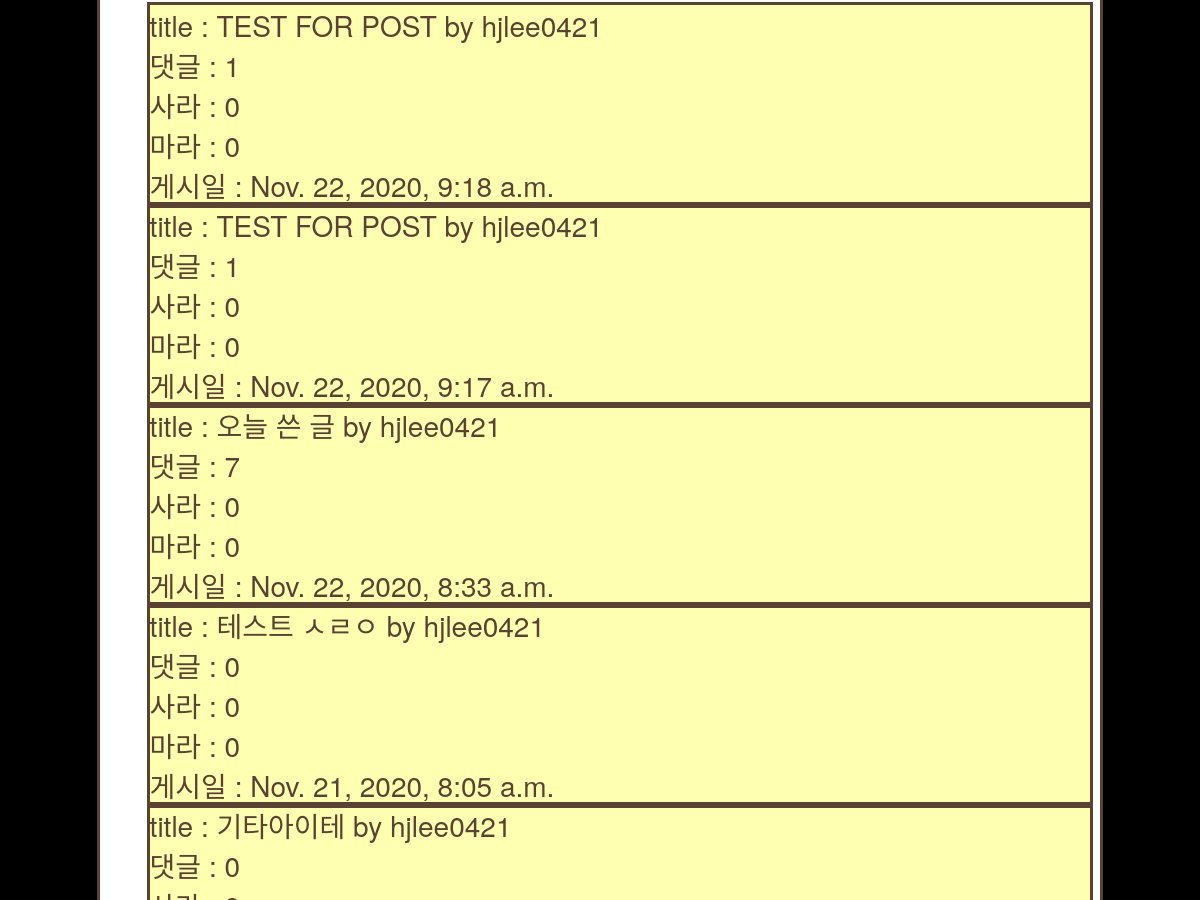
Before: / (middle part) with the older database file.
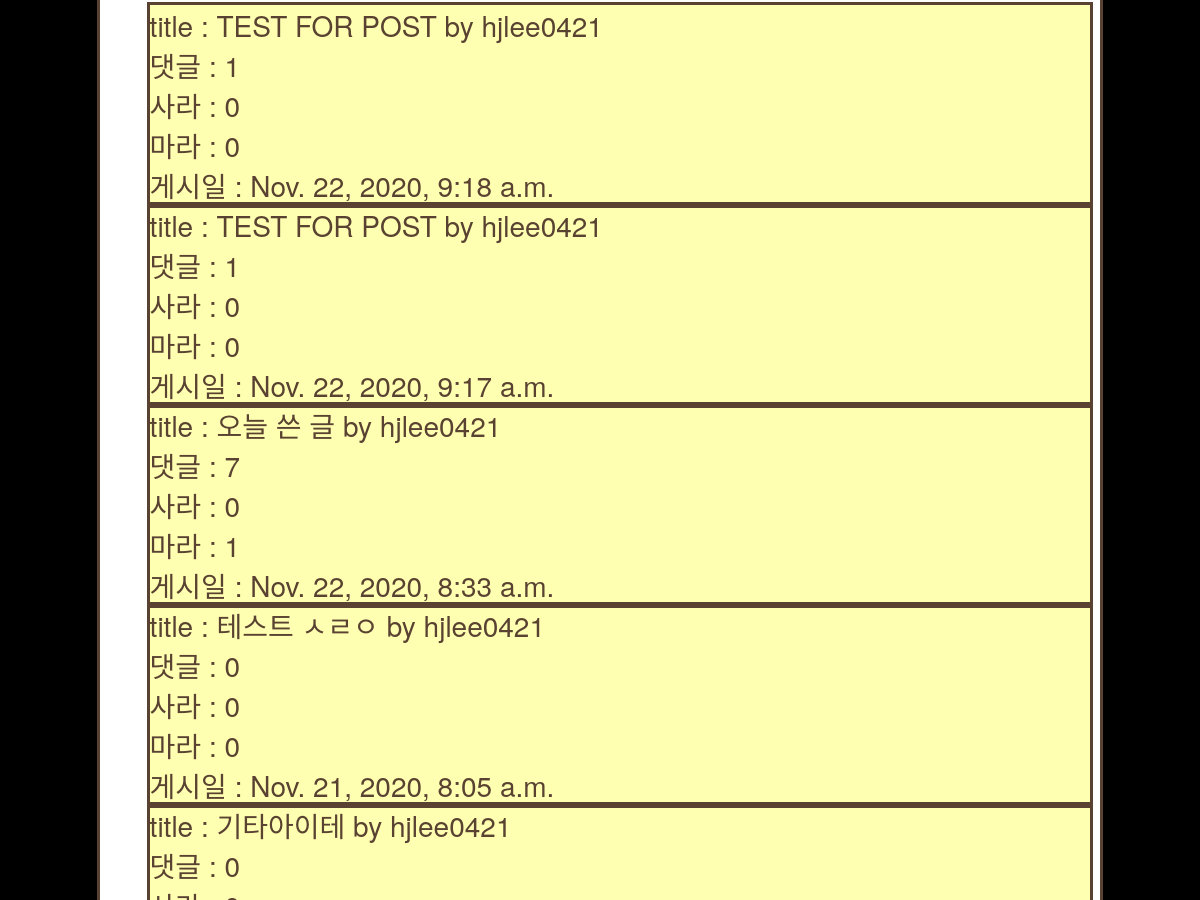
After: the same page with the newer database file.
### posts/models.py (models this page shows, shortened)
class Post(models.Model):
    author = models.ForeignKey(
        settings.AUTH_USER_MODEL, on_delete=models.CASCADE)  # settings.py 에 AUTH_USER_MODEL 확인 추천!
    title = models.CharField(max_length=128)
    price = models.CharField(max_length=128, blank=True,  null=True)
    brand = models.CharField(max_length=128, blank=True,  null=True)
    link = models.CharField(
        max_length=128, blank=True, null=True)
    pub_date = models.DateTimeField(auto_now_add=True,
                                    verbose_name='date published')
    sara = models.TextField(blank=True, null=True)
    mara = models.TextField(blank=True, null=True)
    sara_cnt = models.IntegerField(default=0)
    mara_cnt = models.IntegerField(default=0)
    comment_cnt = models.IntegerField(default=0)
    view_cnt = models.IntegerField(default=0)
    ckcontent = RichTextUploadingField(blank=True, null=True)
    CATEGORY_CHOICES = (
        ('상의', '상의'),
        ('하의', '하의'),
        ('신발', '신발'),
        ('기타', '기타'),
    )
    category = models.CharField(
        max_length=128, choices=CATEGORY_CHOICES, default='상의', null=False)
    class Meta:
        ordering = ['-id']

class User(AbstractUser):
    gender = models.IntegerField(default=0)
    age = models.IntegerField(default=0)

### posts/views.py (the view)
# urls.py: path('', views.IndexView.as_view(), name='index'),
class IndexView(generic.ListView):
    model = Post
    template_name = 'posts/index.html'
    context_object_name = 'post_objects'
    paginate_by = 10
    def get(self, request, *args, **kwargs):
        timerange = request.GET.get('timerange')
        timerange_list = ['1일', '7일', '30일']
        drone = request.GET.get('drone')
        drone_list = ['조회수', 'comment_cnt', 'sara_cnt', 'mara_cnt']
        category = request.GET.get('category')
        category_list = ['상의', '하의', '신발', '기타']
        keyword = request.GET.get('keyword')
        if timerange in timerange_list:
            self.queryset = self.get_queryset().filter(
                pub_date__gte=datetime.now()-timedelta(days=int(timerange[:-1])))
        if category in category_list:
            self.queryset = self.get_queryset().filter(category=category)
        if keyword:
            self.queryset = self.get_queryset().filter(Q(title__icontains=keyword)
                                                       | Q(ckcontent__icontains=keyword))
        if drone in drone_list:
            self.queryset = self.get_queryset().order_by('-'+drone)
        '''
            $python manage.py shell_plus
            >>> Post.objects.all()
<QuerySet [<Post: 새로운 유저>, <Post: xptm>, <Post: 색깔별 모자>, <Post: 나이키를 살까 말까>, <Post: 어 이게 되나? 위 하의 아래 기타>, <Post: 하의라고>, <Post: 카테고리가 되나? 하의>, <Post: dho>, <Post: 클래스가>, <Post: 제목입니다>, <Post: 테스트유저1>, <Post: 테스트2>, <Post: 사진이 올라가기는 하는데>, <Post: 이게>, <Post: 이건 뭐지?>, <Post: 이제>, <Post: 체크하기>, <Post: 22>, <Post: 리치텍스트>, <Post: 11>, '...(remaining elements truncated)...']>
>>> Post.objects.all().count()
21
>>> Post.objects.filter(title__icontains='테스트')
<QuerySet [<Post: 테스트유저1>, <Post: 테스트2>]>
>>> Post.objects.filter(title__icontains='사진')
<QuerySet [<Post: 사진이 올라가기는 하는데>]>
>>> Post.objects.filter(title='테스트')
<QuerySet []>
>>> Post.objects.filter(title='테스트유저1')
<QuerySet [<Post: 테스트유저1>]>
>>> Post.objects.filter(title__icontains='테스트').values()
<QuerySet [{'id': 25, 'author_id': 3, 'title': '테스트유저1', 'price': '1만원', 'brand': '나이키', 'link': '없음', 'pup_date': datetime.datetime(2020, 11, 1, 6, 28, 22, 682023, tzinfo=<UTC>), 'sara': None, 'mara': None, 'sara_cnt': 0, 'mara_cnt': 0, 'ckcontent': '<p>여기는 ck content</p>', 'category': '상의'}, {'id': 24, 'author_id': 1, 'title': '테스트2', 'price': '스', 'brand': '테', 'link': '트', 'pup_date': datetime.datetime(2020, 10, 21, 11, 45, 25, 310006, tzinfo=<UTC>), 'sara': None, 'mara': None, 'sara_cnt': 0, 'mara_cnt': 0, 'ckcontent': '<p>테스트2</p>', 'category': '상의'}]>
>>> Post.objects.filter(title__icontains='테스트')
'''
        return super(IndexView, self).get(request, *args, **kwargs)

### posts/templates/posts/index.html (shortened to what this page needs)
{% extends 'posts/base.html' %} {% block content %}
<br />
<br />
<br />
<div class="items-wrap">
  {% if post_objects %}
  <ul>
    {% for post in post_objects %}
    <a href="{% url 'posts:detail' post.id %}"
      ><div class="single-item">
        title : {{post.title|upper}} by {{post.author}} <br>
        댓글 : {{post.comment_cnt}} <br>
        사라 : {{post.sara_cnt}} <br>
        마라 : {{post.mara_cnt}} <br>
        게시일 : {{post.pub_date}} <br>
      </div>
    </a>
    {% endfor %}
  </ul>
  {% else %}
  <p>no posts are available</p>
  {% endif %}
</div>
{% endblock %}

Changed rows visible on the page:
changed Post "오늘 쓴 글": mara_cnt "0" → "1"
